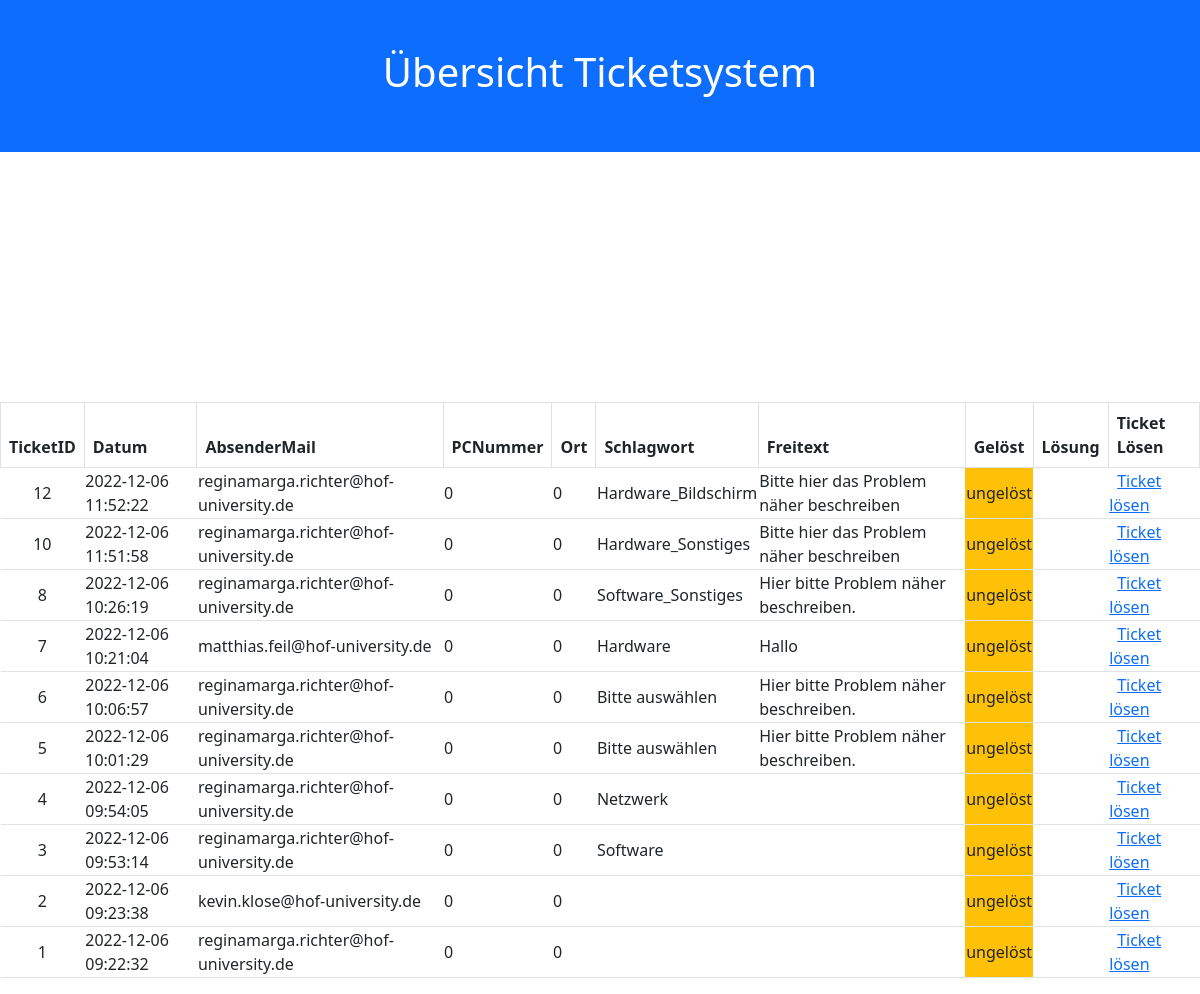
Page /ticketsystem.php on the earlier database version.
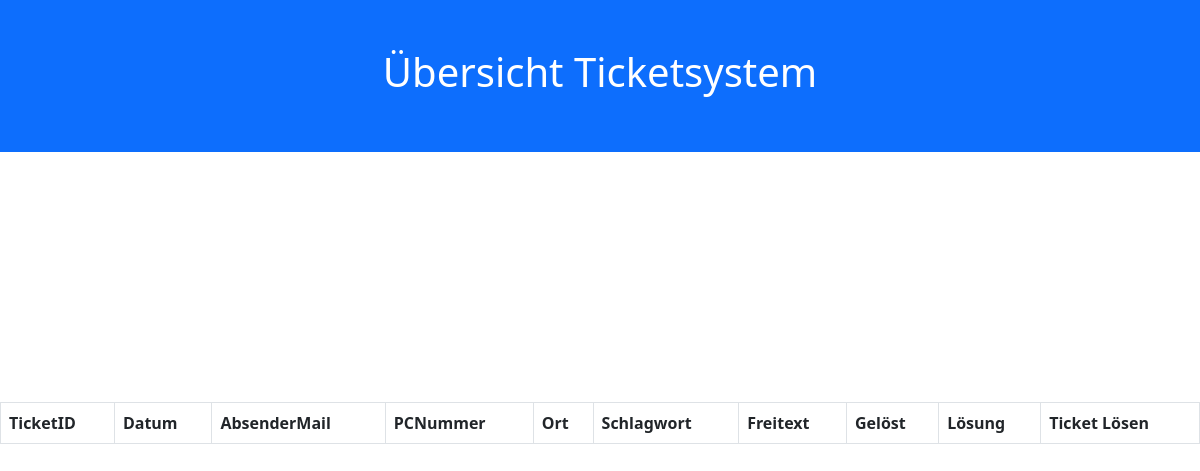
Same page on the later database version.
### tables this page shows
CREATE TABLE `ticketsystem` (
  `TicketID` int(11) NOT NULL,
  `Datum` datetime NOT NULL,
  `AbsenderMail` varchar(255) NOT NULL,
  `PCNummer` int(11) NOT NULL,
  `Ort` varchar(30) NOT NULL,
  `Schlagwort` varchar(30) NOT NULL,
  `Freitext` mediumtext NOT NULL,
  `Gelöst` tinyint(1) NOT NULL,
  `Lösung` text DEFAULT NULL
);

### ticketsystem.php (the view, shortened to what this page needs)
<!DOCTYPE html>
<?php
        include('include/config.php');
        $sql = "select * from ticketsystem";
        if ($erg = $conn->query($sql)) {
           while ($datensatz = $erg->fetch_object()) {
             $daten[] = $datensatz;
         }
       }
   ?>
 <html lang="de">
  <head>
    <link href="https://cdn.jsdelivr.net/npm/bootstrap@5.2.2/dist/css/bootstrap.min.css" rel="stylesheet">
  </head>
  <body> <div data-role="main" class="ui-content">
      <div class="container-fluid p-5 bg-primary text-white text-center">
        <h1>Übersicht Ticketsystem</h1>
      </div>
      <div class="statistics">
        <div class="graph" id="statistikOffen"></div>
        <div class="graph" id="statistikMitarbeiter"></div>
        <div class="graph" id="statistikKategorie"></div>
      </div>
      <table id="meineTabelle" data-role="table" class="table table-bordered table-hover" data-mode="columntoggle" data-column-btn-text="Spalten">
        <thead>
          <tr>
            <th data-priority="4">TicketID</th>
            <th data-priority="1">Datum</th>
            <th data-priority="2">AbsenderMail</th>
            <th data-priority="3">PCNummer</th>
            <th data-priority="3">Ort</th>
            <th data-priority="3">Schlagwort</th>
            <th data-priority="3">Freitext</th>
            <th data-priority="3">Gelöst</th>
            <th data-priority="3">Lösung</th>
            <th data-priority="3">Ticket Lösen</th>
          </tr>
        </thead>
        <tbody> <?php
    foreach ($daten as $inhalt) {
    ?> <tr>
            <td align="center"> <?php
                echo $inhalt->TicketID;
                ?> </td>
            <td> <?php
                echo $inhalt->Datum;
                ?> </td>
            <td> <?php
                echo $inhalt->AbsenderMail;
                ?> </td>
            <td> <?php
                echo $inhalt->PCNummer;
                ?> </td>
            <td> <?php
                echo $inhalt->Ort;
                ?> </td>
            <td> <?php
                echo $inhalt->Schlagwort;
                ?> </td>
            <td> <?php
                echo $inhalt->Freitext;
                ?> </td> <?php
                $status=$inhalt->Gelöst;
                if($status==1) {
                  echo '
									<td class="bg-success"> gelöst</td>';
                }
                else echo '
									<td class="bg-warning">ungelöst</td>';
                ?> <td> <?php
                ?> </td>
            <td>
              <a href="ticket.php?TicketID=
											<?=$inhalt->TicketID?>">Ticket lösen </a>
            </td>
          </tr> <?php
       }
       ?> </tbody>
      </table>
    </div> <?php
               ?> </body>
</html>

### ticketsystem.php (style rules this page uses)
.statistics { height: auto; display: flex; }
.graph { height: 250px; flex: 1; justify-content: center; }

Differences in the rows shown:
removed ticketsystem: TicketID "1", Datum "2022-12-06 09:22:32", AbsenderMail "reginamarga.richter@hof-university.de", PCNummer "0", Ort "0", Gelöst "ungelöst"
removed ticketsystem: TicketID "2", Datum "2022-12-06 09:23:38", AbsenderMail "kevin.klose@hof-university.de", PCNummer "0", Ort "0", Gelöst "ungelöst"
removed ticketsystem: TicketID "3", Datum "2022-12-06 09:53:14", AbsenderMail "reginamarga.richter@hof-university.de", PCNummer "0", Ort "0", Schlagwort "Software", Gelöst "ungelöst"
removed ticketsystem: TicketID "4", Datum "2022-12-06 09:54:05", AbsenderMail "reginamarga.richter@hof-university.de", PCNummer "0", Ort "0", Schlagwort "Netzwerk", Gelöst "ungelöst"
removed ticketsystem: TicketID "5", Datum "2022-12-06 10:01:29", AbsenderMail "reginamarga.richter@hof-university.de", PCNummer "0", Ort "0", Schlagwort "Bitte auswählen", Freitext "Hier bitte Problem näher beschreiben.", Gelöst "ungelöst"
removed ticketsystem: TicketID "6", Datum "2022-12-06 10:06:57", AbsenderMail "reginamarga.richter@hof-university.de", PCNummer "0", Ort "0", Schlagwort "Bitte auswählen", Freitext "Hier bitte Problem näher beschreiben.", Gelöst "ungelöst"
removed ticketsystem: TicketID "7", Datum "2022-12-06 10:21:04", AbsenderMail "matthias.feil@hof-university.de", PCNummer "0", Ort "0", Schlagwort "Hardware", Freitext "Hallo", Gelöst "ungelöst"
removed ticketsystem: TicketID "8", Datum "2022-12-06 10:26:19", AbsenderMail "reginamarga.richter@hof-university.de", PCNummer "0", Ort "0", Schlagwort "Software_Sonstiges", Freitext "Hier bitte Problem näher beschreiben.", Gelöst "ungelöst"
removed ticketsystem: TicketID "10", Datum "2022-12-06 11:51:58", AbsenderMail "reginamarga.richter@hof-university.de", PCNummer "0", Ort "0", Schlagwort "Hardware_Sonstiges", Freitext "Bitte hier das Problem näher beschreiben", Gelöst "ungelöst"
removed ticketsystem: TicketID "12", Datum "2022-12-06 11:52:22", AbsenderMail "reginamarga.richter@hof-university.de", PCNummer "0", Ort "0", Schlagwort "Hardware_Bildschirm", Freitext "Bitte hier das Problem näher beschreiben", Gelöst "ungelöst"
